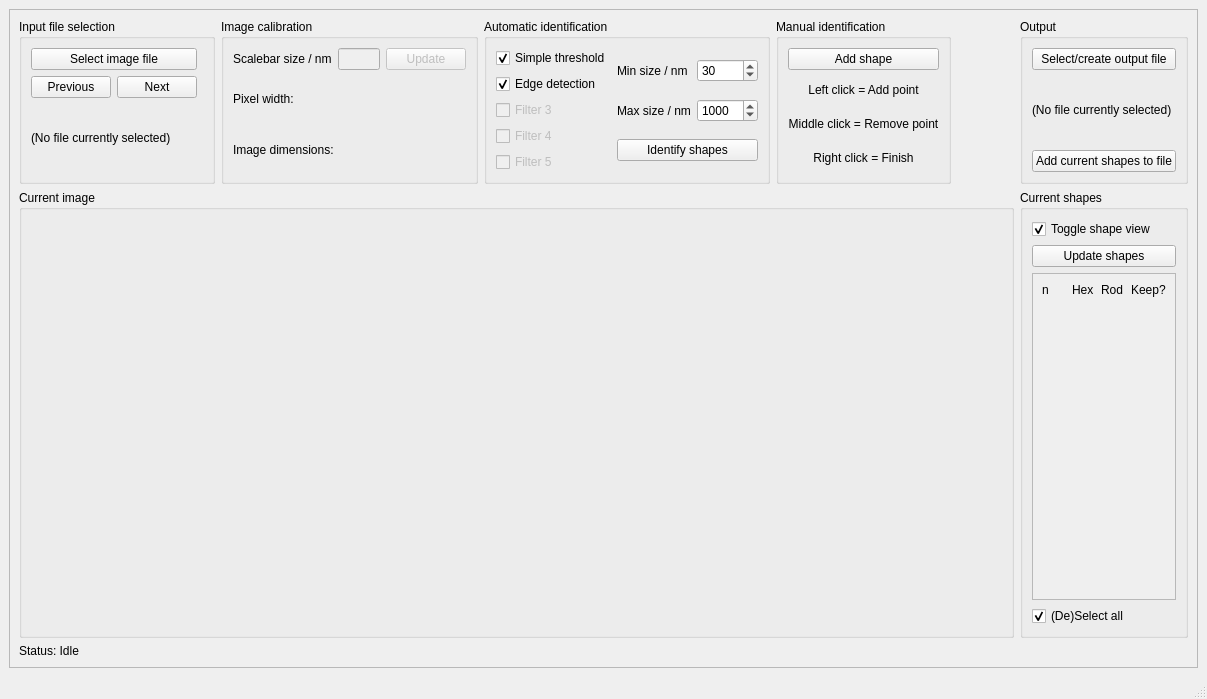
<?xml version="1.0" encoding="UTF-8"?>
<ui version="4.0">
 <class>MainWindow</class>
 <widget class="QMainWindow" name="MainWindow">
  <property name="geometry">
   <rect>
    <x>0</x>
    <y>0</y>
    <width>1207</width>
    <height>699</height>
   </rect>
  </property>
  <property name="windowTitle">
   <string>SEM Particle Counter</string>
  </property>
  <widget class="QWidget" name="centralwidget">
   <layout class="QGridLayout" name="gridLayout">
    <item row="0" column="0">
     <widget class="QFrame" name="frame">
      <property name="frameShape">
       <enum>QFrame::StyledPanel</enum>
      </property>
      <property name="frameShadow">
       <enum>QFrame::Raised</enum>
      </property>
      <layout class="QGridLayout" name="gridLayout_15">
       <item row="0" column="0">
        <widget class="QGroupBox" name="groupBox">
         <property name="title">
          <string>Input file selection</string>
         </property>
         <layout class="QGridLayout" name="gridLayout_3">
          <item row="0" column="0">
           <layout class="QGridLayout" name="gridLayout_2">
            <item row="1" column="1">
             <widget class="QPushButton" name="pushButton_nextimage">
              <property name="toolTip">
               <string>Open next .tif in folder</string>
              </property>
              <property name="text">
               <string>Next</string>
              </property>
             </widget>
            </item>
            <item row="1" column="0">
             <widget class="QPushButton" name="pushButton_previousimage">
              <property name="toolTip">
               <string>Open previous .tif in folder</string>
              </property>
              <property name="text">
               <string>Previous</string>
              </property>
             </widget>
            </item>
            <item row="0" column="0" colspan="2">
             <widget class="QPushButton" name="pushButton_fileinput">
              <property name="toolTip">
               <string>Choose an SEM .tif file to analyse</string>
              </property>
              <property name="text">
               <string>Select image file</string>
              </property>
             </widget>
            </item>
            <item row="2" column="0" colspan="3">
             <widget class="QLabel" name="label_inputname">
              <property name="text">
               <string>(No file currently selected)</string>
              </property>
              <property name="wordWrap">
               <bool>true</bool>
              </property>
             </widget>
            </item>
           </layout>
          </item>
         </layout>
        </widget>
       </item>
       <item row="0" column="1">
        <widget class="QGroupBox" name="groupBox_2">
         <property name="title">
          <string>Image calibration</string>
         </property>
         <layout class="QGridLayout" name="gridLayout_5">
          <item row="0" column="0">
           <layout class="QGridLayout" name="gridLayout_4">
            <item row="0" column="3">
             <widget class="QPushButton" name="pushButton_updatescalenm">
              <property name="enabled">
               <bool>false</bool>
              </property>
              <property name="toolTip">
               <string>Update calibration based on input scalebar size</string>
              </property>
              <property name="text">
               <string>Update</string>
              </property>
             </widget>
            </item>
            <item row="0" column="0" colspan="2">
             <widget class="QLabel" name="label">
              <property name="text">
               <string>Scalebar size / nm</string>
              </property>
             </widget>
            </item>
            <item row="0" column="2">
             <widget class="QLineEdit" name="lineEdit_scalenm">
              <property name="enabled">
               <bool>false</bool>
              </property>
              <property name="toolTip">
               <string>Image scalebar length in nm (used for image calibration)</string>
              </property>
             </widget>
            </item>
            <item row="1" column="0" colspan="4">
             <widget class="QLabel" name="label_pxwidth">
              <property name="text">
               <string>Pixel width:</string>
              </property>
             </widget>
            </item>
            <item row="2" column="0" colspan="4">
             <widget class="QLabel" name="label_imdim">
              <property name="text">
               <string>Image dimensions:</string>
              </property>
             </widget>
            </item>
           </layout>
          </item>
         </layout>
        </widget>
       </item>
       <item row="0" column="2">
        <widget class="QGroupBox" name="groupBox_5">
         <property name="acceptDrops">
          <bool>false</bool>
         </property>
         <property name="title">
          <string>Automatic identification</string>
         </property>
         <layout class="QGridLayout" name="gridLayout_9">
          <item row="0" column="2">
           <layout class="QGridLayout" name="gridLayout_8">
            <item row="1" column="0" colspan="2">
             <widget class="QCheckBox" name="checkBox_f2">
              <property name="toolTip">
               <string>Attempts to find shapes within clusters by looking for edges</string>
              </property>
              <property name="text">
               <string>Edge detection</string>
              </property>
              <property name="checked">
               <bool>true</bool>
              </property>
             </widget>
            </item>
            <item row="3" column="0" colspan="2">
             <widget class="QCheckBox" name="checkBox_f4">
              <property name="enabled">
               <bool>false</bool>
              </property>
              <property name="text">
               <string>Filter 4</string>
              </property>
              <property name="checkable">
               <bool>false</bool>
              </property>
             </widget>
            </item>
            <item row="2" column="0" colspan="2">
             <widget class="QCheckBox" name="checkBox_f3">
              <property name="enabled">
               <bool>false</bool>
              </property>
              <property name="text">
               <string>Filter 3</string>
              </property>
              <property name="checkable">
               <bool>false</bool>
              </property>
             </widget>
            </item>
            <item row="4" column="0" colspan="2">
             <widget class="QCheckBox" name="checkBox_f5">
              <property name="enabled">
               <bool>false</bool>
              </property>
              <property name="text">
               <string>Filter 5</string>
              </property>
              <property name="checkable">
               <bool>true</bool>
              </property>
             </widget>
            </item>
            <item row="0" column="0" colspan="2">
             <widget class="QCheckBox" name="checkBox_f1">
              <property name="toolTip">
               <string>Good at finding cluster outlines</string>
              </property>
              <property name="text">
               <string>Simple threshold</string>
              </property>
              <property name="checked">
               <bool>true</bool>
              </property>
             </widget>
            </item>
           </layout>
          </item>
          <item row="0" column="3">
           <layout class="QGridLayout" name="gridLayout_7">
            <item row="1" column="0">
             <widget class="QLabel" name="label_4">
              <property name="text">
               <string>Max size / nm</string>
              </property>
             </widget>
            </item>
            <item row="0" column="1">
             <widget class="QSpinBox" name="spinBox_minsize">
              <property name="toolTip">
               <string>Minimum particle size boundary</string>
              </property>
              <property name="maximum">
               <number>10000</number>
              </property>
              <property name="value">
               <number>30</number>
              </property>
             </widget>
            </item>
            <item row="1" column="1">
             <widget class="QSpinBox" name="spinBox_maxsize">
              <property name="toolTip">
               <string>Maximum particle size boundary</string>
              </property>
              <property name="maximum">
               <number>10000</number>
              </property>
              <property name="value">
               <number>1000</number>
              </property>
             </widget>
            </item>
            <item row="0" column="0">
             <widget class="QLabel" name="label_3">
              <property name="text">
               <string>Min size / nm</string>
              </property>
             </widget>
            </item>
            <item row="2" column="0" colspan="2">
             <widget class="QPushButton" name="pushButton_autoidentify">
              <property name="text">
               <string>Identify shapes</string>
              </property>
             </widget>
            </item>
           </layout>
          </item>
         </layout>
        </widget>
       </item>
       <item row="0" column="3">
        <widget class="QGroupBox" name="groupBox_6">
         <property name="title">
          <string>Manual identification</string>
         </property>
         <layout class="QGridLayout" name="gridLayout_10">
          <item row="1" column="0">
           <widget class="QLabel" name="label_9">
            <property name="text">
             <string>Left click = Add point</string>
            </property>
            <property name="alignment">
             <set>Qt::AlignCenter</set>
            </property>
           </widget>
          </item>
          <item row="3" column="0">
           <widget class="QLabel" name="label_11">
            <property name="text">
             <string>Right click = Finish</string>
            </property>
            <property name="alignment">
             <set>Qt::AlignCenter</set>
            </property>
           </widget>
          </item>
          <item row="2" column="0">
           <widget class="QLabel" name="label_10">
            <property name="text">
             <string>Middle click = Remove point</string>
            </property>
            <property name="alignment">
             <set>Qt::AlignCenter</set>
            </property>
           </widget>
          </item>
          <item row="0" column="0">
           <widget class="QPushButton" name="pushButton_manualidentify">
            <property name="toolTip">
             <string>Add a single shape manually. 
 Left click to add points. 
 Middle click to remove points. 
 Right click to finish. 
 Note timout after 60 s)</string>
            </property>
            <property name="text">
             <string>Add shape</string>
            </property>
           </widget>
          </item>
         </layout>
        </widget>
       </item>
       <item row="0" column="4">
        <spacer name="horizontalSpacer_3">
         <property name="orientation">
          <enum>Qt::Horizontal</enum>
         </property>
         <property name="sizeHint" stdset="0">
          <size>
           <width>123</width>
           <height>20</height>
          </size>
         </property>
        </spacer>
       </item>
       <item row="0" column="5">
        <widget class="QGroupBox" name="groupBox_7">
         <property name="title">
          <string>Output</string>
         </property>
         <layout class="QGridLayout" name="gridLayout_11">
          <item row="0" column="0">
           <widget class="QPushButton" name="pushButton_outputfile">
            <property name="toolTip">
             <string>Choose output file for saving. 
 If creating a new file, the program will create 'userinput_HEX.csv' and 'userinput_ROD.csv'. 
 If file already exists, select either the HEX or ROD file and the program will automatically add to them.</string>
            </property>
            <property name="text">
             <string>Select/create output file</string>
            </property>
           </widget>
          </item>
          <item row="1" column="0">
           <widget class="QLabel" name="label_output_path">
            <property name="text">
             <string>(No file currently selected)</string>
            </property>
            <property name="wordWrap">
             <bool>true</bool>
            </property>
           </widget>
          </item>
          <item row="2" column="0">
           <widget class="QPushButton" name="pushButton_addtofile">
            <property name="toolTip">
             <string>Saves everything in 'current shapes' to the selected output files</string>
            </property>
            <property name="text">
             <string>Add current shapes to file</string>
            </property>
           </widget>
          </item>
         </layout>
        </widget>
       </item>
       <item row="1" column="0" colspan="5">
        <widget class="QGroupBox" name="groupBox_3">
         <property name="title">
          <string>Current image</string>
         </property>
         <layout class="QGridLayout" name="gridLayout_6">
          <item row="1" column="1">
           <spacer name="verticalSpacer">
            <property name="orientation">
             <enum>Qt::Vertical</enum>
            </property>
            <property name="sizeHint" stdset="0">
             <size>
              <width>20</width>
              <height>40</height>
             </size>
            </property>
           </spacer>
          </item>
          <item row="0" column="0">
           <spacer name="horizontalSpacer">
            <property name="orientation">
             <enum>Qt::Horizontal</enum>
            </property>
            <property name="sizeHint" stdset="0">
             <size>
              <width>40</width>
              <height>20</height>
             </size>
            </property>
           </spacer>
          </item>
          <item row="1" column="0">
           <layout class="QVBoxLayout" name="verticalLayout_plotwindow"/>
          </item>
         </layout>
        </widget>
       </item>
       <item row="1" column="5">
        <widget class="QGroupBox" name="groupBox_4">
         <property name="title">
          <string>Current shapes</string>
         </property>
         <layout class="QGridLayout" name="gridLayout_12">
          <item row="2" column="0">
           <widget class="QScrollArea" name="scrollArea">
            <property name="widgetResizable">
             <bool>true</bool>
            </property>
            <widget class="QWidget" name="scrollAreaWidgetContents">
             <property name="geometry">
              <rect>
               <x>0</x>
               <y>0</y>
               <width>131</width>
               <height>331</height>
              </rect>
             </property>
             <layout class="QGridLayout" name="gridLayout_14">
              <item row="1" column="0">
               <spacer name="verticalSpacer_2">
                <property name="orientation">
                 <enum>Qt::Vertical</enum>
                </property>
                <property name="sizeHint" stdset="0">
                 <size>
                  <width>20</width>
                  <height>40</height>
                 </size>
                </property>
               </spacer>
              </item>
              <item row="0" column="0">
               <layout class="QGridLayout" name="gridLayout_13">
                <item row="0" column="2">
                 <widget class="QLabel" name="label_7">
                  <property name="text">
                   <string>Rod</string>
                  </property>
                 </widget>
                </item>
                <item row="0" column="1">
                 <widget class="QLabel" name="label_5">
                  <property name="text">
                   <string>Hex</string>
                  </property>
                 </widget>
                </item>
                <item row="0" column="0">
                 <widget class="QLabel" name="label_2">
                  <property name="text">
                   <string>n</string>
                  </property>
                 </widget>
                </item>
                <item row="0" column="3">
                 <widget class="QLabel" name="label_8">
                  <property name="text">
                   <string>Keep?</string>
                  </property>
                 </widget>
                </item>
               </layout>
              </item>
             </layout>
            </widget>
           </widget>
          </item>
          <item row="1" column="0">
           <widget class="QPushButton" name="pushButton_updateshapes">
            <property name="toolTip">
             <string>Removes any shapes with 'Keep?' unchecked</string>
            </property>
            <property name="text">
             <string>Update shapes</string>
            </property>
           </widget>
          </item>
          <item row="0" column="0">
           <widget class="QCheckBox" name="checkBox_shapetoggle">
            <property name="toolTip">
             <string>Toggle plotting of shapes on/off</string>
            </property>
            <property name="text">
             <string>Toggle shape view</string>
            </property>
            <property name="checked">
             <bool>true</bool>
            </property>
           </widget>
          </item>
          <item row="3" column="0">
           <widget class="QCheckBox" name="checkBox_selectall">
            <property name="toolTip">
             <string>Toggle all 'Keep?' checkboxes on/off</string>
            </property>
            <property name="text">
             <string>(De)Select all</string>
            </property>
            <property name="checked">
             <bool>true</bool>
            </property>
           </widget>
          </item>
         </layout>
        </widget>
       </item>
       <item row="2" column="0">
        <widget class="QLabel" name="label_statusbar">
         <property name="text">
          <string>Status: Idle</string>
         </property>
        </widget>
       </item>
      </layout>
     </widget>
    </item>
   </layout>
  </widget>
  <widget class="QMenuBar" name="menubar">
   <property name="geometry">
    <rect>
     <x>0</x>
     <y>0</y>
     <width>1207</width>
     <height>22</height>
    </rect>
   </property>
  </widget>
  <widget class="QStatusBar" name="statusbar"/>
 </widget>
 <resources/>
 <connections/>
</ui>
